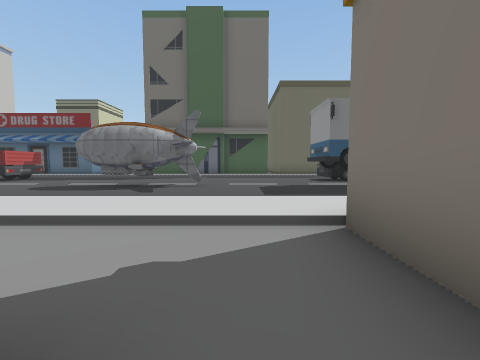
view 1 (above)

24 first-person views from a walk through a scene from a Unity 3-D project. The camera is 1.3 m above the floor, tilts 4° down and sees 90° across. The floor is counted in squares, 2 m on a side. Each view is taken from the middle of a square. On the plan, view 1 faces up. The plan holds only what a view shows up to about 9 squares ahead; the rest is blank. The place goes on beyond the plan. The player character is not drawn. Some surface patterns are stand-ins.

view 2
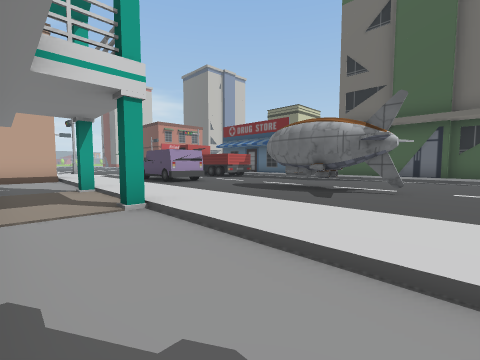

view 3
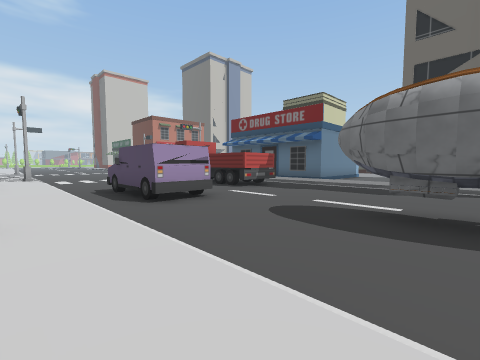

view 4
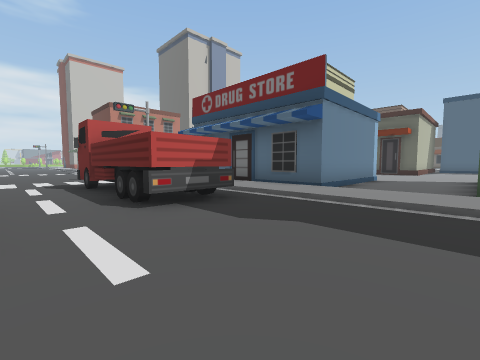

view 5
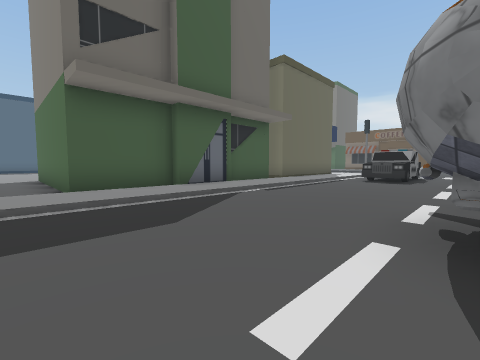

view 6
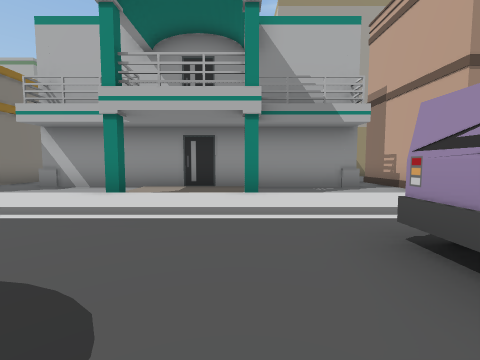

view 7
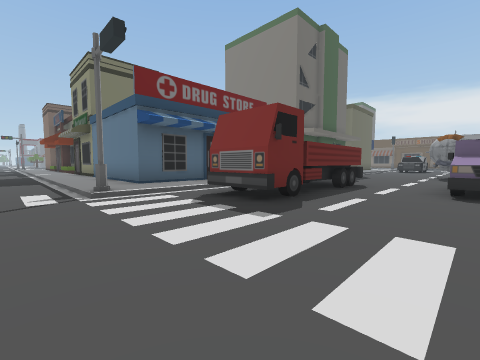

view 8
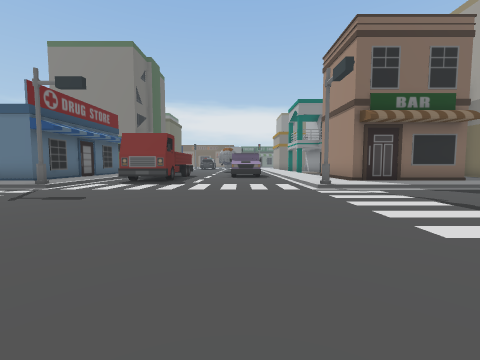

view 9
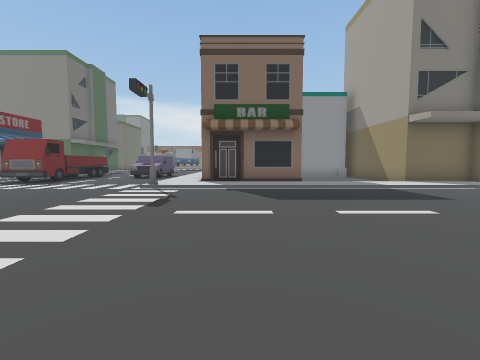

view 10
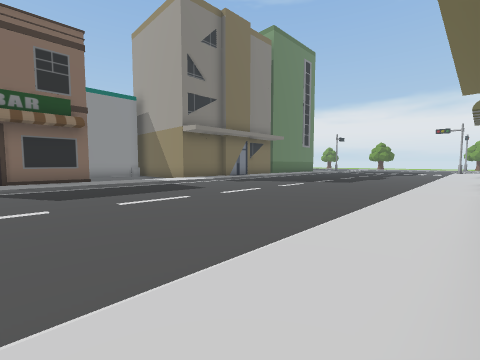

view 11
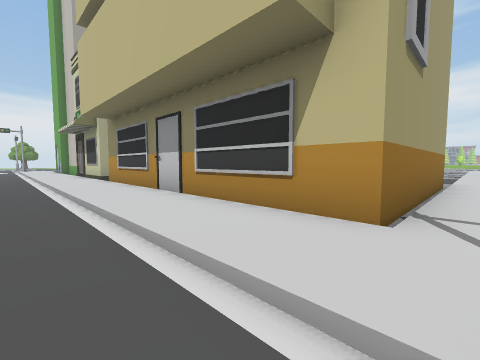

view 12
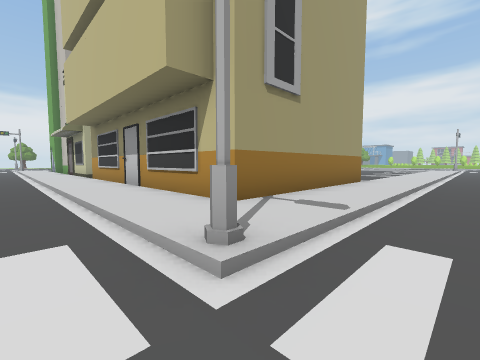

view 13
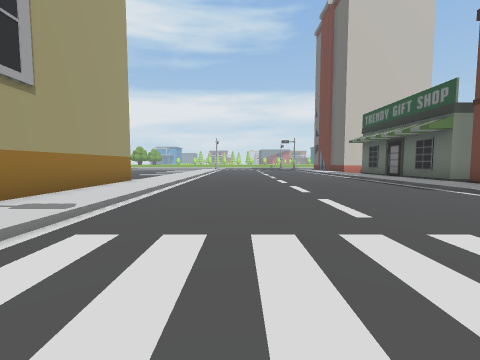

view 14
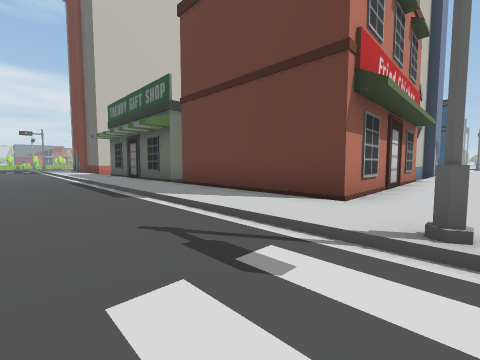

view 15
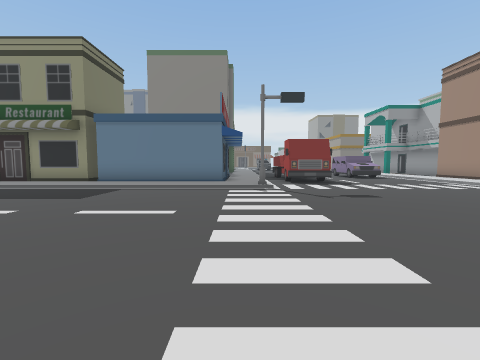

view 16
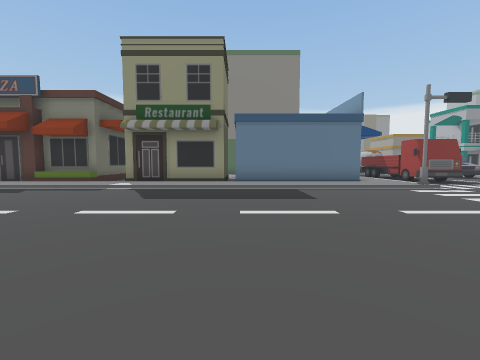

view 17
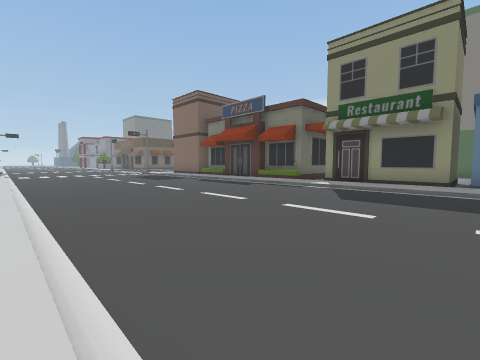

view 18
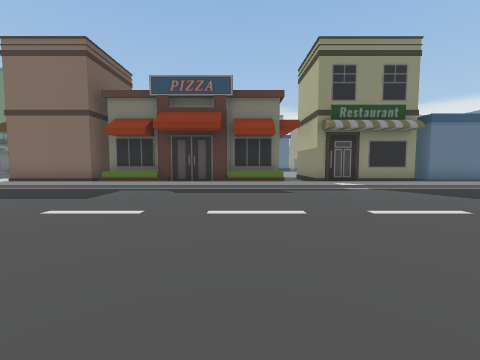

view 19
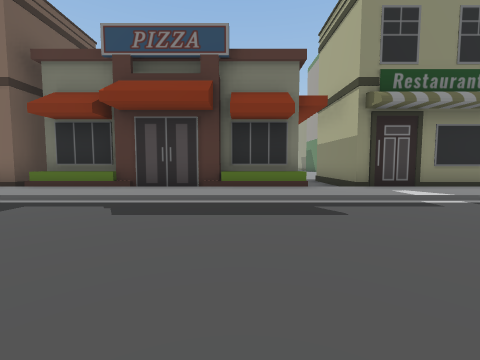

view 20
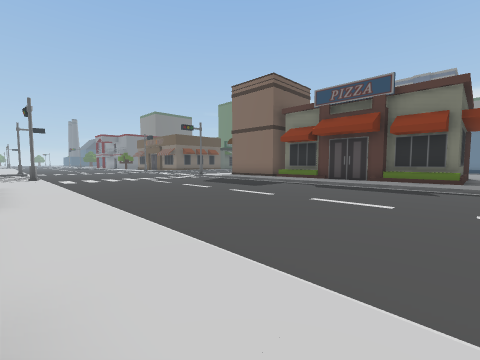

view 21
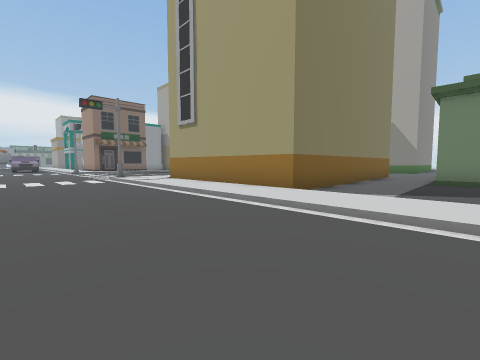

view 22
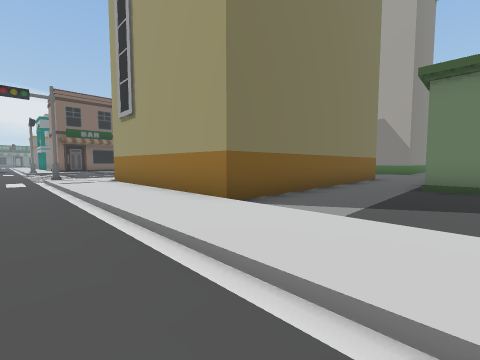

view 23
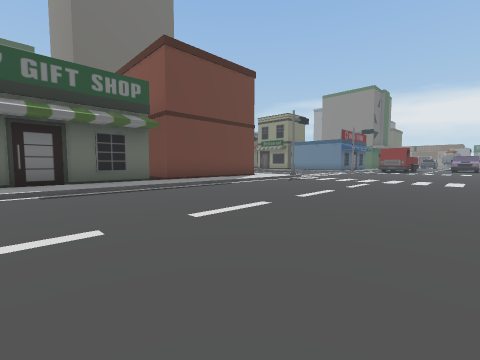

view 24
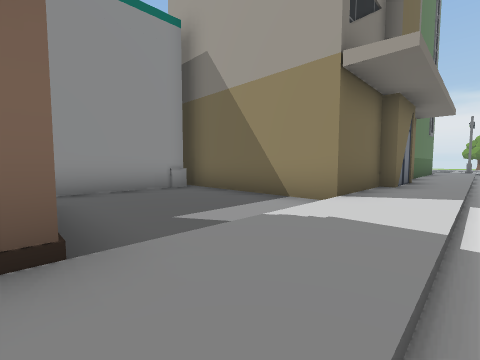

### Floor plan
Key: @ floor where view 1 was taken; # wall or solid block; . main floor; : floor 0.25 m higher than the main floor; / step, stairs or slope; ^ raised ledge; C car; B bus; U building; O other object.
Columns run from 32 left of view 1 to 3 right of it. Each row starts with its distance up from view 1.
 30          :/.... ./:##
 29          :/....../:U
 28          :/....../:U
 27          :/....../:U
 26          :/....../:U
 25          :/....../:U
 24          :/....../:U
 23          :/....../:UUUU
 22          :/....../:...
 21         U /....../:UUUU
 20         U /....../:U
 19         U:/....../:U      ..
 18         #:/....../:UUUU   .U
 17         #:/....../:#    #..U
 16         #:/....../:#    #..U
 15         #:/....../:#    #..U
 14     #   #:/....../:#    #..U
 13 #########:/....../:######  UUUUUUU
 12 ::::::::::/....../::: :::::::::::::
 11 //////////#......#/// //////////////
 10 ...................OO  O...........C
  9 ...........  ......OOOOO...........C
  8 ..........   .......................
  7 ............................###...BB
  6 ......................^##.........BB
  5 ......................^##..........
  4 //////////#......#/////////////////
  3 ::::::::::/....../::::::::::::::::
  2 ...UUUUUU:/....../:###....#.#....U
  1 ...U    U:/....../:###...........U
  0 ...U    U:/....../:###.#########@U
 -1 ...U    U:/....../:###.#         U
 -2 UU.U    U:/....../:....#         U
 -3  U.U    U:/....../:....#
 -4   .U    U:/....../:....#
 -5 UU.U    U:/....../:UUUUUU
 -6          :/..... /:U
 -7       UUU:/....  /:U

Where each view was taken, in squares from view 1:
view 1: 0 up, 0 right, facing up
view 2: 1 up, 0 right, facing up-left
view 3: 3 up, 3 left, facing up-left
view 4: 7 up, 5 left, facing up-left
view 5: 7 up, 6 left, facing up-right
view 6: 7 up, 6 left, facing down
view 7: 6 up, 16 left, facing up-right
view 8: 6 up, 21 left, facing right
view 9: 1 up, 22 left, facing right
view 10: 1 up, 23 left, facing down-right
view 11: 3 up, 21 left, facing down-left
view 12: 5 up, 21 left, facing down-left
view 13: 6 up, 21 left, facing left
view 14: 9 up, 22 left, facing up-left
view 15: 12 up, 22 left, facing right
view 16: 17 up, 22 left, facing right
view 17: 17 up, 22 left, facing up-right
view 18: 24 up, 22 left, facing right
view 19: 24 up, 19 left, facing right
view 20: 22 up, 23 left, facing up-right
view 21: 7 up, 32 left, facing down-right
view 22: 5 up, 32 left, facing down-right
view 23: 5 up, 32 left, facing up-right
view 24: 1 down, 15 left, facing down-right
